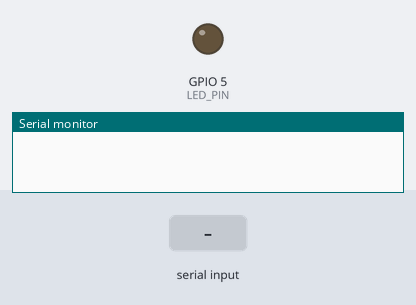
A sketch run on a simulated ESP32. On the bench: output pins drawn as LEDs (lit = HIGH), the last lines printed to the serial monitor. Inputs (shaded band) come from the test bench.

Above: at 1.2 s.
1.3 s: "LED:1\n" received over Serial
At 1.7 s:
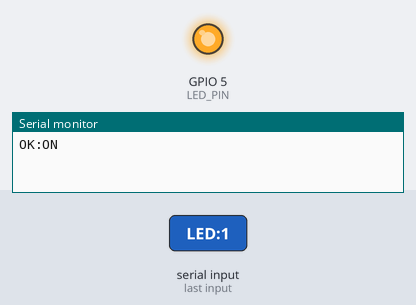
2.8 s: "LED:0\n" received over Serial
At 4.1 s:
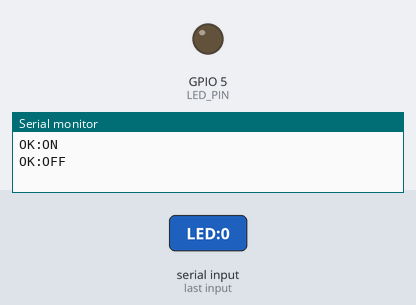
Timing chart, 0 to 5.8 s (numbered marks = the images above; inputs shaded):
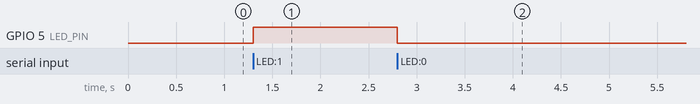

Measured:
- after the input at 1.3 s, GPIO 5 (LED_PIN): LOW → HIGH at once
- after the input at 2.8 s, GPIO 5 (LED_PIN): HIGH → LOW at once

The sketch:

ESP32_Led_LLM.ino
```cpp
const int LED_PIN = 5;   // external LED + 220Ω on a free GPIO.
                         // S3 onboard-LED pin varies by board; external is foolproof.
void setup() {
  Serial.begin(115200);
  pinMode(LED_PIN, OUTPUT);
  digitalWrite(LED_PIN, LOW);
}
void loop() {
  if (!Serial.available()) return;
  String c = Serial.readStringUntil('\n'); c.trim();
  if      (c == "LED:1") { digitalWrite(LED_PIN, HIGH); Serial.println("OK:ON"); }
  else if (c == "LED:0") { digitalWrite(LED_PIN, LOW);  Serial.println("OK:OFF"); }
  else if (c == "PING")  { Serial.println("PONG"); }
  else                     Serial.println("ERR");
}
```
